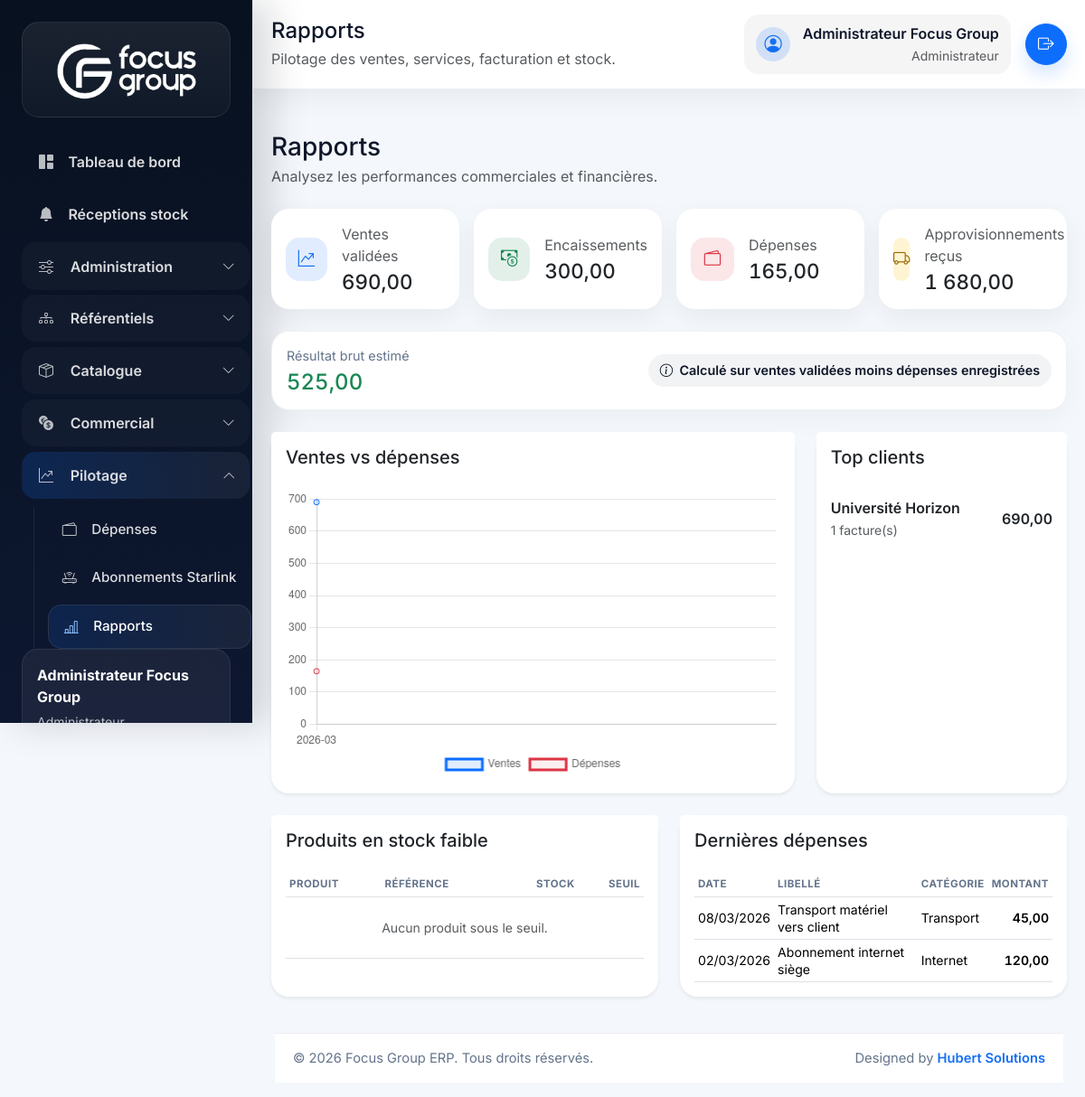
The page /index.php/reports (signed in) on the database its author committed.
### tables this page shows
CREATE TABLE expenses (
    id BIGINT UNSIGNED AUTO_INCREMENT PRIMARY KEY,
    expense_category_id BIGINT UNSIGNED NOT NULL,
    supplier_id BIGINT UNSIGNED NULL,
    expense_number VARCHAR(30) NOT NULL UNIQUE,
    expense_date DATE NOT NULL,
    description VARCHAR(255) NOT NULL,
    amount DECIMAL(18,2) NOT NULL,
    payment_method ENUM('cash', 'mobile_money', 'bank_transfer', 'card', 'cheque', 'other', 'credit') NOT NULL DEFAULT 'cash',
    payment_status ENUM('unpaid', 'partial_paid', 'paid') NOT NULL DEFAULT 'paid',
    amount_paid DECIMAL(18,2) NOT NULL DEFAULT 0,
    balance_due DECIMAL(18,2) NOT NULL DEFAULT 0,
    settled_at DATETIME NULL,
    created_by BIGINT UNSIGNED NOT NULL,
    deleted_at DATETIME NULL,
    created_at DATETIME NOT NULL DEFAULT CURRENT_TIMESTAMP,
    updated_at DATETIME NOT NULL DEFAULT CURRENT_TIMESTAMP ON UPDATE CURRENT_TIMESTAMP,
    CONSTRAINT fk_expenses_category FOREIGN KEY (expense_category_id) REFERENCES expense_categories(id),
    CONSTRAINT fk_expenses_supplier FOREIGN KEY (supplier_id) REFERENCES suppliers(id),
    CONSTRAINT fk_expenses_user FOREIGN KEY (created_by) REFERENCES users(id)
);

CREATE TABLE expense_categories (
    id BIGINT UNSIGNED AUTO_INCREMENT PRIMARY KEY,
    name VARCHAR(120) NOT NULL UNIQUE,
    description VARCHAR(255) NULL,
    created_at DATETIME NOT NULL DEFAULT CURRENT_TIMESTAMP
);

### app/Views/reports/index.php (the view, shortened to what the rows shown need)
<div class="page-hero">
    <div>
        <h1 class="h3 mb-1">Rapports</h1>
    </div>
</div>
<div class="row g-4">
    <div class="col-lg-8">
        <div class="card border-0 shadow-sm h-100">
            <div class="card-header bg-white border-0 pt-3">
                <h2 class="h5 mb-0">Ventes vs dépenses</h2>
            </div>
        </div>
    </div>
    <div class="col-lg-4">
        <div class="card border-0 shadow-sm h-100">
            <div class="card-header bg-white border-0 pt-3">
                <h2 class="h5 mb-0">Top clients</h2>
            </div>
        </div>
    </div>
    <div class="col-lg-6">
        <div class="card border-0 shadow-sm h-100">
            <div class="card-header bg-white border-0 pt-3">
                <h2 class="h5 mb-0">Produits en stock faible</h2>
            </div>
            <div class="card-body">
                <div class="table-responsive">
                    <table class="table table-sm align-middle mb-0">
                        <thead>
                            <tr>
                                <th>Produit</th>
                                <th>Référence</th>
                                <th class="text-end">Stock</th>
                                <th class="text-end">Seuil</th>
                            </tr>
                        </thead>
                    </table>
                </div>
            </div>
        </div>
    </div>
    <div class="col-lg-6">
        <div class="card border-0 shadow-sm h-100">
            <div class="card-header bg-white border-0 pt-3">
                <h2 class="h5 mb-0">Dernières dépenses</h2>
            </div>
            <div class="card-body">
                <div class="table-responsive">
                    <table class="table table-sm align-middle mb-0">
                        <thead>
                            <tr>
                                <th>Date</th>
                                <th>Libellé</th>
                                <th>Catégorie</th>
                                <th class="text-end">Montant</th>
                            </tr>
                        </thead>
                        <tbody>
                            <?php if ($recentExpenses === []): ?>
                                <tr><td colspan="4" class="text-center text-muted py-4">Aucune dépense récente.</td></tr>
                            <?php else: ?>
                                <?php foreach ($recentExpenses as $expense): ?>
                                    <tr>
                                        <td><?= e(date('d/m/Y', strtotime($expense['expense_date']))) ?></td>
                                        <td><?= e($expense['description']) ?></td>
                                        <td><?= e($expense['category_name']) ?></td>
                                        <td class="text-end fw-semibold text-amount"><?= e(number_format((float) $expense['amount'], 2, ',', ' ')) ?></td>
                                    </tr>
                                <?php endforeach; ?>
                            <?php endif; ?>
                        </tbody>
                    </table>
                </div>
            </div>
        </div>
    </div>
</div>
<script>
document.addEventListener('DOMContentLoaded', function () {
    const canvas = document.getElementById('salesExpensesChart');
    if (!canvas || typeof Chart === 'undefined') {
        return;
    }
    new Chart(canvas, {
        type: 'line',
        data: {
            labels: <?= json_encode($periods, JSON_UNESCAPED_UNICODE) ?>,
            datasets: [
                {
                    label: 'Ventes',
                    data: <?= json_encode($salesSeries, JSON_UNESCAPED_UNICODE) ?>,
                    borderColor: '#0d6efd',
                    backgroundColor: 'rgba(13, 110, 253, 0.12)',
                    fill: true,
                    tension: 0.35
                },
                {
                    label: 'Dépenses',
                    data: <?= json_encode($expensesSeries, JSON_UNESCAPED_UNICODE) ?>,
                    borderColor: '#dc3545',
                    backgroundColor: 'rgba(220, 53, 69, 0.08)',
                    fill: true,
                    tension: 0.35
                }
            ]
        },
        options: {
            responsive: true,
            maintainAspectRatio: false,
            plugins: {
                legend: {
                    position: 'bottom'
                }
            },
            scales: {
                y: {
                    beginAtZero: true
                }
            }
        }
    });
});
</script>

### rows shown on the page
expenses: expense_date "08/03/2026", description "Transport matériel vers client", expense_category.name "Transport", amount "45,00"
expenses: expense_date "02/03/2026", description "Abonnement internet siège", expense_category.name "Internet", amount "120,00"

### other values the page prints
$currentUser['full_name'] "Administrateur Focus Group"
$pageTitle "Rapports"
app_scope_description() "Pilotage des ventes, services, facturation et stock."
$currentUser['role_name'] "Administrateur"
$overview['validated_sales'] "690,00"
$overview['payments_received'] "300,00"
$overview['total_expenses'] "165,00"
$overview['received_procurements'] "1 680,00"
$netResult "525,00"
$client['client_name'] "Université Horizon"
$client['invoice_count'] "1"
$client['total_amount'] "690,00"
config('app.name') "Focus Group ERP"
chart data {{ json_encode($periods, JSON_UNESCAPED_UNICODE) }} ["2026-03"]
chart data {{ json_encode($salesSeries, JSON_UNESCAPED_UNICODE) }} [690]
